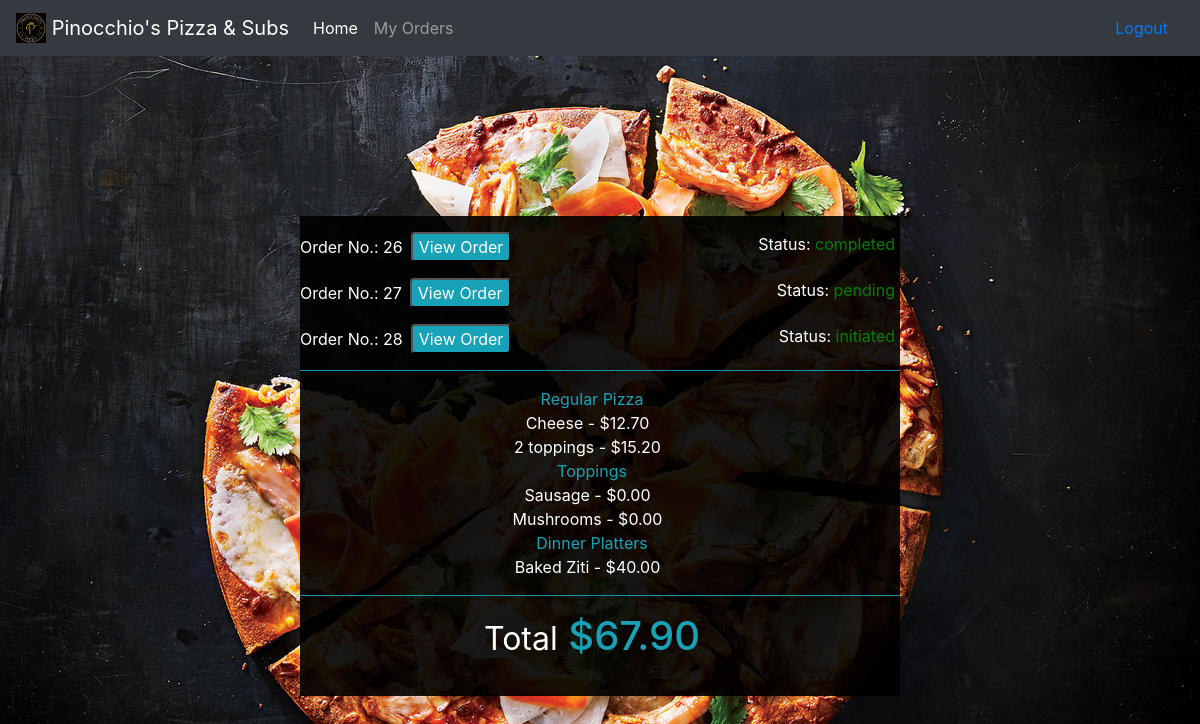
Page /myorder/26 (signed in) on the committed database.
### orders/models.py (models this page shows, shortened)
class user_order(models.Model):
    user = models.ForeignKey(User,on_delete=models.CASCADE)
    order_number = models.IntegerField()
    status = models.CharField(max_length =100, default='initiated')
    topping_allowance = models.IntegerField(default=0)

class order(models.Model):
    user = models.ForeignKey(User,on_delete=models.CASCADE)
    number=models.IntegerField()
    category=models.CharField(max_length=64,null=True)
    name=models.CharField(max_length=64)
    price=models.DecimalField(max_digits=4,decimal_places=2)
    def __str__(self):
        return f"{self.name} - ${self.price} "

### orders/views.py (the view)
# urls.py: path("myorder/<int:order_number>", views.myOrder, name="myOrder"),
def myOrder(request, order_number):
    context = {
        'user': request.user,
        "Checkout":order.objects.filter(user=request.user,number=order_number),
        "Checkout_category":order.objects.filter(user=request.user,number=order_number).values_list('category').distinct(),
        "All_orders":user_order.objects.filter(user=request.user),
        "Status":user_order.objects.get(user=request.user,order_number=order_number).status,
        "Total":list(order.objects.filter(user=request.user,number=order_number).aggregate(Sum('price')).values())[0],
        "Order_number":order_number,
    }
    return render(request, "orders/myOrder.html",context)

### orders/templates/orders/myOrder.html (shortened to what this page needs)
{% extends 'base.html' %}
{% block content %}
    <ul class="list-unstyled">
        <div>
            {% for order in All_orders%}
            <li class=" mt-3">
               Order No.: {{order.order_number}}<button class="bg-info rounded ml-2"><a class="text-white" href="/myorder/{{order.order_number}}">View Order</a></button> <span style="float: right; margin-right:5px;" > Status:  <p class="" style="display: inline; color: green;">{{order.status}}</p> </span>
            </li>
        {% endfor %}
        </div>
        {% if Checkout %}
            <hr class='bg-info'>
            {% for check_cat in Checkout_category %}
                <li class='text-info text-center pr-3'>{{check_cat|cut:"("|cut:")"|cut:","|cut:"'"}}</li>
                {% for row in Checkout %}
                    {% if row.category == check_cat|cut:"("|cut:")"|cut:","|cut:"'"  %}
                        <li class='pr-3 text-center'>{{row}}&nbsp;</li>
                    {% endif %}
                {% endfor %}
            {% endfor %}
            <hr class='bg-info'>
            <li class='text-info text-center pr-3 '><h1><small class='text-white'>Total</small> ${{Total|floatformat:2}}</h1></li>
        {% endif %}
    </ul>
{% endblock %}

### static/styles.css (style rules this page uses)
body { background-image: url('image.jpeg'); background-attachment: fixed; background-repeat: no-repeat; background-size: cover; }

### rows in the picture
user_order: order_number "26", status "completed"
user_order: order_number "27", status "pending"
user_order: order_number "28", status "initiated"
order: name+price "Cheese - $12.70"
order: name+price "2 toppings - $15.20"
order: name+price "Sausage - $0.00"
order: name+price "Mushrooms - $0.00"
order: name+price "Baked Ziti - $40.00"

### other values in the picture
{{ check_cat|cut:"("|cut:")"|cut:","|cut:"'" }} "Regular Pizza" "Toppings" "Dinner Platters"
{{ Total|floatformat:2 }} "67.90"
